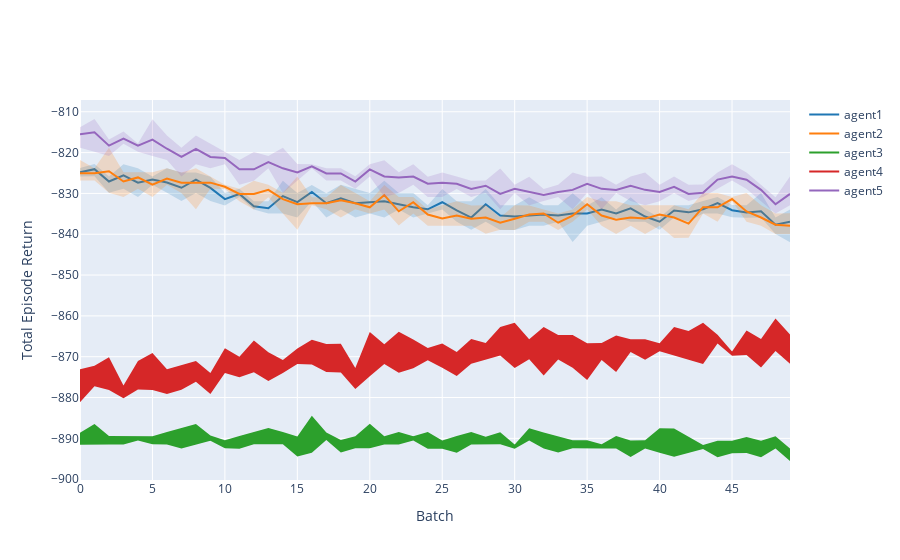
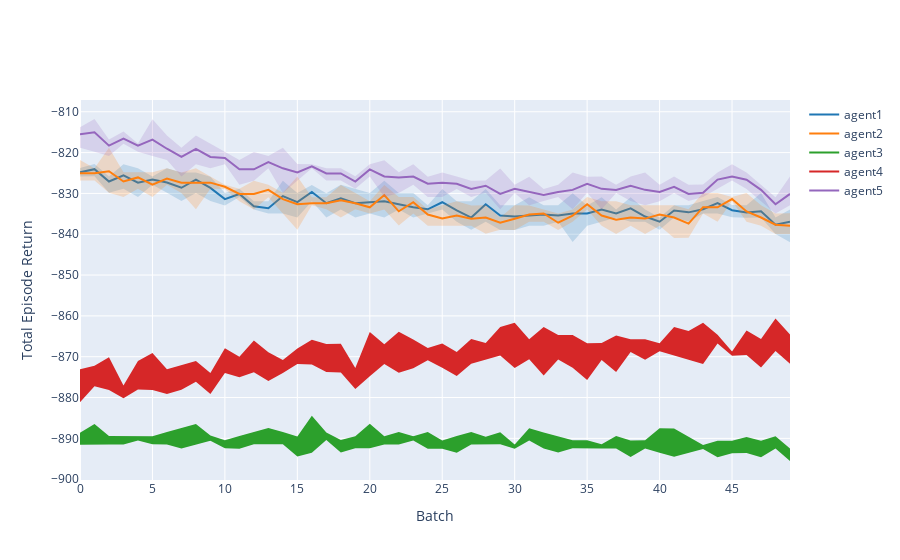

Notebook cell for these charts, in order:
### Code cell
sim.plot_learning_curves()
